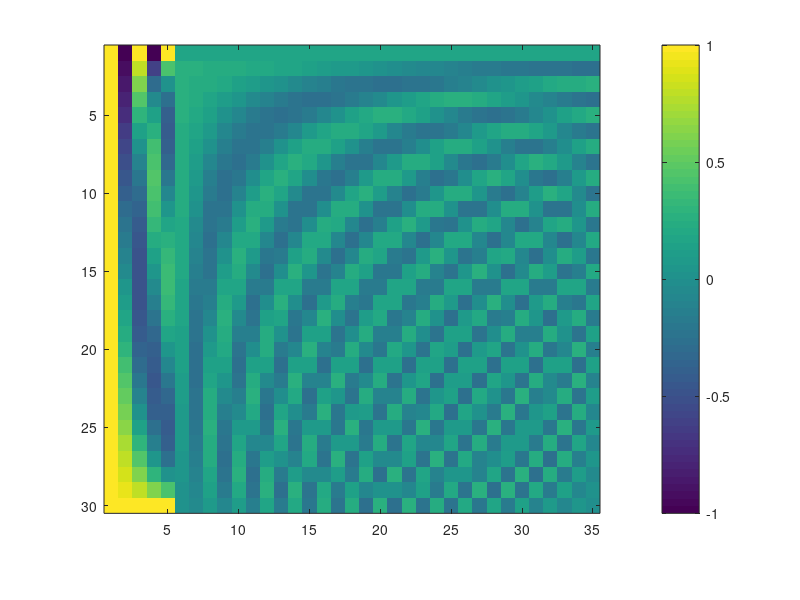

MATLAB code to generate this figure: (Note: this script raises an error after producing the figure.)
%% 3.2.2 基矩阵示意图
% 无方位角误差和温度波动，二氧化硅薄膜厚度为0.03um
clc
clear
close all
addpath(genpath(pwd))
%% 基础参数设置
% 光谱仪分辨率
wvl_min = 450; % 最短波长，单位：nm
wvl_max = 800; % 最长波长，单位：nm
R_lambda = 0.5; % 波长分辨率，单位：nm
RP_lambda = ceil(( wvl_max - wvl_min )/R_lambda); % 波长分辨能力

% 计算系统波数域分辨率
wvn_min = 1/wvl_max; % 最小波数，单位：nm^-1
wvn_max = 1/wvl_min; % 最大波数，单位：nm^-1
wvn_range = wvn_max - wvn_min; % 有效波数范围，单位：nm^-1
R_sigma_max = R_lambda/(wvl_min^2); % 波数分辨率，最大值，单位：nm^-1
R_sigma_min = R_lambda/(wvl_max^2); % 波数分辨率，最小值，单位：nm^-1
R_sigma_avg = (R_sigma_max*R_sigma_min)^(1/2); % 波数分辨率，几何均值，单位：nm^-1
RP_sigma = ceil( ( wvn_max - wvn_min )/R_sigma_avg ); % 波数分辨能力

% 设置采样波数
wvn = wvn_min:( wvn_max - wvn_min )/(RP_sigma-1):wvn_max ;  % 系统采样波数，单位：nm^-1
wvl = flip(1./wvn);% 系统采样波长，单位：nm

% OPD域的可解析范围
OPD_max = (1/R_sigma_avg)/2; % OPD域有效的OPD范围，单位：nm
OPD = -OPD_max:2*OPD_max/(RP_sigma-1):OPD_max;
num = 30;

%% 构造基矩阵
% 构造DCT矩阵
M_dct = zeros(num, num);
for i = 1:num
    for j = 1:num
        if i==1
            M_dct(1, :) = (1/num)^0.5;
        else
            M_dct(i, j) = (2/num)^0.5*cos(pi/(2*num)*(i-1)*(2*j-1));
        end
    end
end
% 构造Legendre矩阵
M_legendre = zeros(num, 5);
for i = 1:5
    M_temp = legendre(i-1, linspace(-1,1,num));
    M_legendre(:, i) = M_temp(1, :)';
end
% 构造support矩阵
M_basis = [M_legendre M_dct];

%% 绘制图像
figure(1)
set(gcf,'unit', 'centimeters', 'position', [25,9.5,16/2.5,9/2.5]);
imagesc(M_basis)
cb = colorbar;
cb.TickLabels = [];
set(cb, 'LineWidth', 1)
set(gca,'LooseInset',[0.01 0.01 0.01 0.01],"LineWidth",1,"Fontname","Times New Roman", ...
    "Fontsize",12,"XMinorTick","on","YMinorTick","on",xticklabels=[],yticklabels=[])
% print('fig3_2_a','-dpng','-r600')
